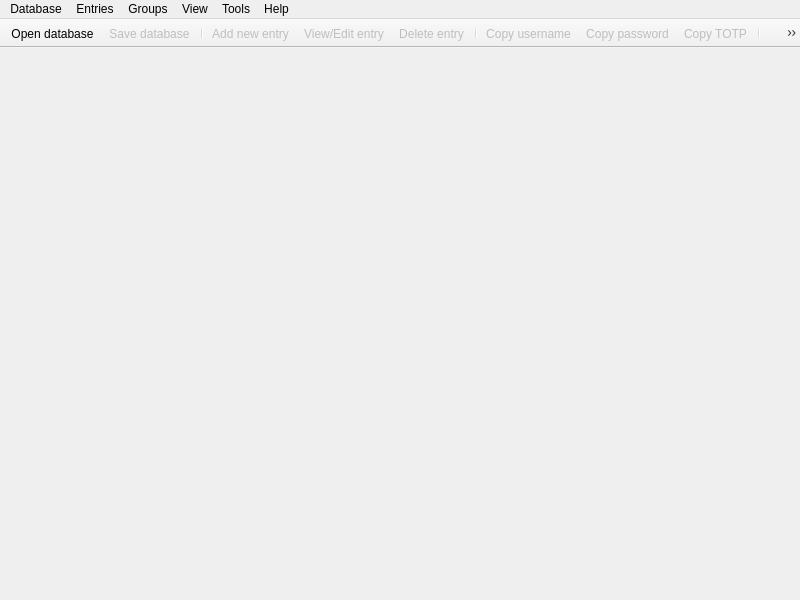
<?xml version="1.0" encoding="UTF-8"?>
<ui version="4.0">
 <class>MainWindow</class>
 <widget class="QMainWindow" name="MainWindow">
  <property name="geometry">
   <rect>
    <x>0</x>
    <y>0</y>
    <width>800</width>
    <height>600</height>
   </rect>
  </property>
  <property name="windowTitle">
   <string notr="true">KeePassX</string>
  </property>
  <widget class="QWidget" name="centralwidget">
   <layout class="QVBoxLayout" name="verticalLayout">
    <property name="leftMargin">
     <number>0</number>
    </property>
    <property name="topMargin">
     <number>0</number>
    </property>
    <property name="rightMargin">
     <number>0</number>
    </property>
    <property name="bottomMargin">
     <number>0</number>
    </property>
    <item>
     <widget class="QStackedWidget" name="stackedWidget">
      <property name="currentIndex">
       <number>2</number>
      </property>
      <widget class="QWidget" name="pageDatabase">
       <layout class="QVBoxLayout" name="verticalLayout_2">
        <property name="leftMargin">
         <number>0</number>
        </property>
        <property name="topMargin">
         <number>0</number>
        </property>
        <property name="rightMargin">
         <number>0</number>
        </property>
        <property name="bottomMargin">
         <number>0</number>
        </property>
        <item>
         <widget class="DatabaseTabWidget" name="tabWidget">
          <property name="currentIndex">
           <number>-1</number>
          </property>
          <property name="tabsClosable">
           <bool>true</bool>
          </property>
          <property name="movable">
           <bool>true</bool>
          </property>
         </widget>
        </item>
       </layout>
      </widget>
      <widget class="QWidget" name="pageSettings">
       <layout class="QVBoxLayout" name="verticalLayout_3">
        <property name="leftMargin">
         <number>0</number>
        </property>
        <property name="topMargin">
         <number>0</number>
        </property>
        <property name="rightMargin">
         <number>0</number>
        </property>
        <property name="bottomMargin">
         <number>0</number>
        </property>
        <item>
         <widget class="SettingsWidget" name="settingsWidget" native="true"/>
        </item>
       </layout>
      </widget>
      <widget class="QWidget" name="pageWelcome">
       <layout class="QVBoxLayout" name="verticalLayout_5">
        <item>
         <widget class="WelcomeWidget" name="welcomeWidget" native="true"/>
        </item>
       </layout>
      </widget>
     </widget>
    </item>
   </layout>
  </widget>
  <widget class="QMenuBar" name="menubar">
   <property name="geometry">
    <rect>
     <x>0</x>
     <y>0</y>
     <width>800</width>
     <height>20</height>
    </rect>
   </property>
   <widget class="QMenu" name="menuFile">
    <property name="title">
     <string>Database</string>
    </property>
    <widget class="QMenu" name="menuRecentDatabases">
     <property name="title">
      <string>Recent databases</string>
     </property>
    </widget>
    <addaction name="actionDatabaseNew"/>
    <addaction name="actionDatabaseOpen"/>
    <addaction name="menuRecentDatabases"/>
    <addaction name="actionDatabaseSave"/>
    <addaction name="actionDatabaseSaveAs"/>
    <addaction name="actionDatabaseClose"/>
    <addaction name="separator"/>
    <addaction name="actionChangeMasterKey"/>
    <addaction name="actionChangeDatabaseSettings"/>
    <addaction name="separator"/>
    <addaction name="actionImportKeePass1"/>
    <addaction name="actionExportCsv"/>
    <addaction name="actionRepairDatabase"/>
    <addaction name="separator"/>
    <addaction name="actionQuit"/>
   </widget>
   <widget class="QMenu" name="menuHelp">
    <property name="title">
     <string>Help</string>
    </property>
    <addaction name="actionAbout"/>
   </widget>
   <widget class="QMenu" name="menuEntries">
    <property name="title">
     <string>Entries</string>
    </property>
    <widget class="QMenu" name="menuEntryCopyAttribute">
     <property name="enabled">
      <bool>false</bool>
     </property>
     <property name="title">
      <string>Copy attribute to clipboard</string>
     </property>
     <addaction name="actionEntryCopyTitle"/>
     <addaction name="actionEntryCopyURL"/>
     <addaction name="actionEntryCopyNotes"/>
     <addaction name="separator"/>
    </widget>
    <addaction name="actionEntryNew"/>
    <addaction name="actionEntryClone"/>
    <addaction name="actionEntryEdit"/>
    <addaction name="actionEntryDelete"/>
    <addaction name="actionEntryCopyUsername"/>
    <addaction name="actionEntryCopyPassword"/>
    <addaction name="actionEntryCopyTOTP"/>
    <addaction name="menuEntryCopyAttribute"/>
    <addaction name="actionEntryAutoType"/>
    <addaction name="actionEntryOpenUrl"/>
    <addaction name="actionSearch"/>
   </widget>
   <widget class="QMenu" name="menuGroups">
    <property name="title">
     <string>Groups</string>
    </property>
    <addaction name="actionGroupNew"/>
    <addaction name="actionGroupEdit"/>
    <addaction name="actionGroupDelete"/>
   </widget>
   <widget class="QMenu" name="menuTools">
    <property name="title">
     <string>Tools</string>
    </property>
    <addaction name="actionLockDatabases"/>
    <addaction name="actionSettings"/>
   </widget>
   <widget class="QMenu" name="menuView">
    <property name="title">
     <string>View</string>
    </property>
   </widget>
   <addaction name="menuFile"/>
   <addaction name="menuEntries"/>
   <addaction name="menuGroups"/>
   <addaction name="menuView"/>
   <addaction name="menuTools"/>
   <addaction name="menuHelp"/>
  </widget>
  <widget class="QToolBar" name="toolBar">
   <property name="movable">
    <bool>false</bool>
   </property>
   <attribute name="toolBarArea">
    <enum>TopToolBarArea</enum>
   </attribute>
   <attribute name="toolBarBreak">
    <bool>false</bool>
   </attribute>
   <addaction name="actionDatabaseOpen"/>
   <addaction name="actionDatabaseSave"/>
   <addaction name="separator"/>
   <addaction name="actionEntryNew"/>
   <addaction name="actionEntryEdit"/>
   <addaction name="actionEntryDelete"/>
   <addaction name="separator"/>
   <addaction name="actionEntryCopyUsername"/>
   <addaction name="actionEntryCopyPassword"/>
   <addaction name="actionEntryCopyTOTP"/>
   <addaction name="separator"/>
   <addaction name="actionLockDatabases"/>
   <addaction name="actionSearch"/>
  </widget>
  <action name="actionQuit">
   <property name="text">
    <string>Quit</string>
   </property>
  </action>
  <action name="actionAbout">
   <property name="text">
    <string>About</string>
   </property>
  </action>
  <action name="actionDatabaseOpen">
   <property name="text">
    <string>Open database</string>
   </property>
  </action>
  <action name="actionDatabaseSave">
   <property name="enabled">
    <bool>false</bool>
   </property>
   <property name="text">
    <string>Save database</string>
   </property>
  </action>
  <action name="actionDatabaseClose">
   <property name="enabled">
    <bool>false</bool>
   </property>
   <property name="text">
    <string>Close database</string>
   </property>
  </action>
  <action name="actionDatabaseNew">
   <property name="text">
    <string>New database</string>
   </property>
  </action>
  <action name="actionEntryNew">
   <property name="enabled">
    <bool>false</bool>
   </property>
   <property name="text">
    <string>Add new entry</string>
   </property>
  </action>
  <action name="actionEntryEdit">
   <property name="enabled">
    <bool>false</bool>
   </property>
   <property name="text">
    <string>View/Edit entry</string>
   </property>
  </action>
  <action name="actionEntryDelete">
   <property name="enabled">
    <bool>false</bool>
   </property>
   <property name="text">
    <string>Delete entry</string>
   </property>
  </action>
  <action name="actionGroupNew">
   <property name="enabled">
    <bool>false</bool>
   </property>
   <property name="text">
    <string>Add new group</string>
   </property>
  </action>
  <action name="actionGroupEdit">
   <property name="enabled">
    <bool>false</bool>
   </property>
   <property name="text">
    <string>Edit group</string>
   </property>
  </action>
  <action name="actionGroupDelete">
   <property name="enabled">
    <bool>false</bool>
   </property>
   <property name="text">
    <string>Delete group</string>
   </property>
  </action>
  <action name="actionDatabaseSaveAs">
   <property name="enabled">
    <bool>false</bool>
   </property>
   <property name="text">
    <string>Save database as</string>
   </property>
  </action>
  <action name="actionChangeMasterKey">
   <property name="enabled">
    <bool>false</bool>
   </property>
   <property name="text">
    <string>Change master key</string>
   </property>
  </action>
  <action name="actionChangeDatabaseSettings">
   <property name="enabled">
    <bool>false</bool>
   </property>
   <property name="text">
    <string>Database settings</string>
   </property>
   <property name="toolTip">
    <string>Database settings</string>
   </property>
  </action>
  <action name="actionImportKeePass1">
   <property name="text">
    <string>Import KeePass 1 database</string>
   </property>
  </action>
  <action name="actionEntryClone">
   <property name="enabled">
    <bool>false</bool>
   </property>
   <property name="text">
    <string>Clone entry</string>
   </property>
  </action>
  <action name="actionSearch">
   <property name="enabled">
    <bool>false</bool>
   </property>
   <property name="text">
    <string>Find</string>
   </property>
  </action>
  <action name="actionEntryCopyUsername">
   <property name="enabled">
    <bool>false</bool>
   </property>
   <property name="text">
    <string>Copy username</string>
   </property>
   <property name="toolTip">
    <string>Copy username to clipboard</string>
   </property>
  </action>
  <action name="actionEntryCopyPassword">
   <property name="enabled">
    <bool>false</bool>
   </property>
   <property name="text">
    <string>Copy password</string>
   </property>
   <property name="toolTip">
    <string>Copy password to clipboard</string>
   </property>
  </action>
  <action name="actionEntryCopyTOTP">
   <property name="enabled">
    <bool>false</bool>
   </property>
   <property name="text">
    <string>Copy TOTP</string>
   </property>
   <property name="toolTip">
    <string>Copy one-time password to clipboard</string>
   </property>
  </action>
  <action name="actionSettings">
   <property name="text">
    <string>Settings</string>
   </property>
  </action>
  <action name="actionEntryAutoType">
   <property name="enabled">
    <bool>false</bool>
   </property>
   <property name="text">
    <string>Perform Auto-Type</string>
   </property>
  </action>
  <action name="actionEntryOpenUrl">
   <property name="enabled">
    <bool>false</bool>
   </property>
   <property name="text">
    <string>Open URL</string>
   </property>
  </action>
  <action name="actionLockDatabases">
   <property name="enabled">
    <bool>false</bool>
   </property>
   <property name="text">
    <string>Lock databases</string>
   </property>
  </action>
  <action name="actionEntryCopyTitle">
   <property name="enabled">
    <bool>false</bool>
   </property>
   <property name="text">
    <string>Title</string>
   </property>
  </action>
  <action name="actionEntryCopyURL">
   <property name="enabled">
    <bool>false</bool>
   </property>
   <property name="text">
    <string>URL</string>
   </property>
  </action>
  <action name="actionEntryCopyNotes">
   <property name="enabled">
    <bool>false</bool>
   </property>
   <property name="text">
    <string>Notes</string>
   </property>
  </action>
  <action name="actionExportCsv">
   <property name="enabled">
    <bool>false</bool>
   </property>
   <property name="text">
    <string>Export to CSV file</string>
   </property>
  </action>
  <action name="actionRepairDatabase">
   <property name="text">
    <string>Repair database</string>
   </property>
  </action>
 </widget>
 <customwidgets>
  <customwidget>
   <class>DatabaseTabWidget</class>
   <extends>QTabWidget</extends>
   <header>gui/DatabaseTabWidget.h</header>
   <container>1</container>
  </customwidget>
  <customwidget>
   <class>SettingsWidget</class>
   <extends>QWidget</extends>
   <header>gui/SettingsWidget.h</header>
   <container>1</container>
  </customwidget>
  <customwidget>
   <class>WelcomeWidget</class>
   <extends>QWidget</extends>
   <header>gui/WelcomeWidget.h</header>
   <container>1</container>
  </customwidget>
 </customwidgets>
 <resources/>
 <connections/>
</ui>
